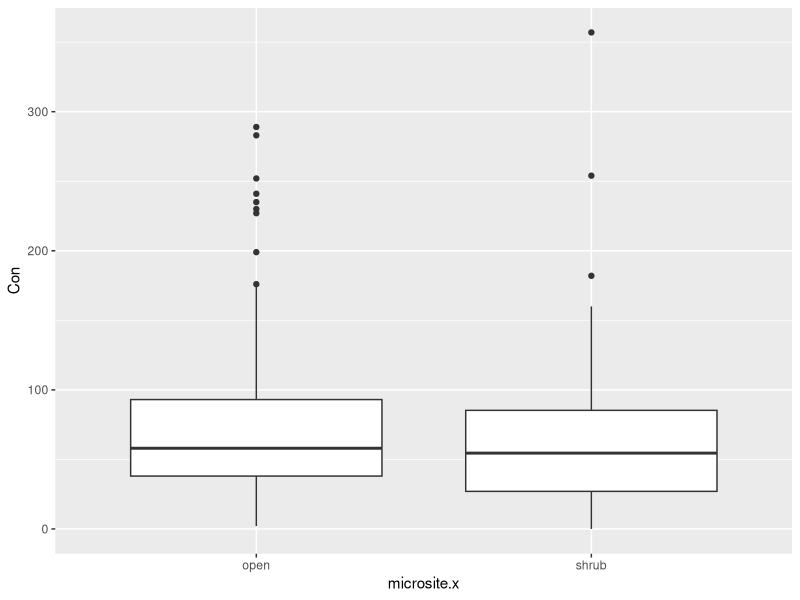
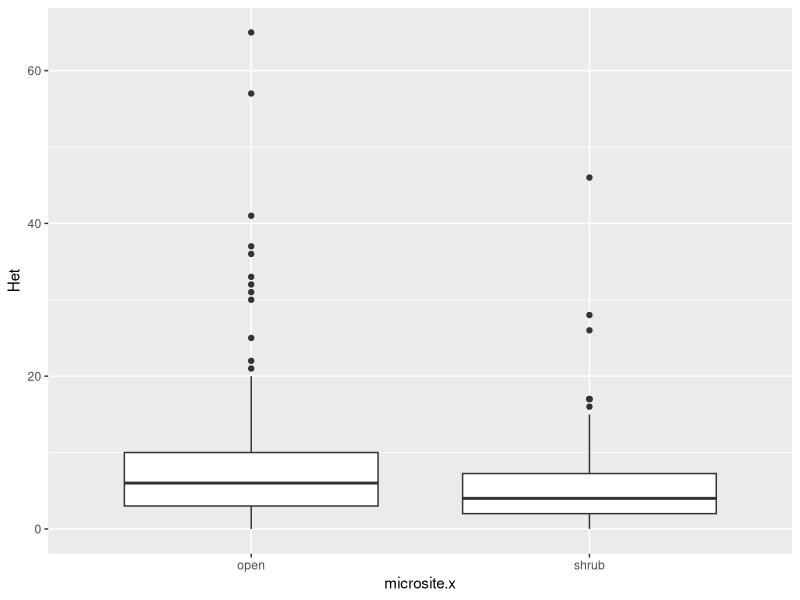
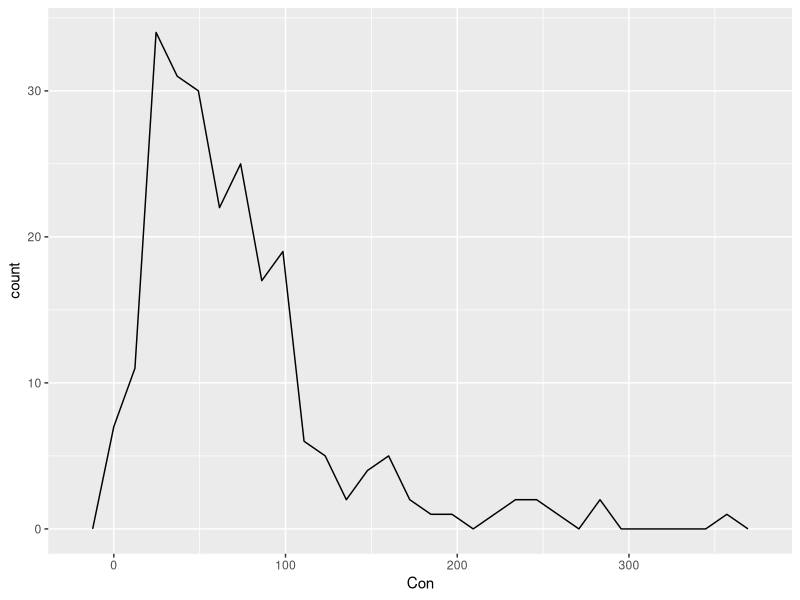

These charts were generated, in order, by the following R code: (Note: this script raises an error after producing the figures.)
#pollen counts & wrangling

library(ggplot2)
library(dplyr)
library(lme4)
library(cowplot)

counts <- read.csv("Clean Data/Pollen_Corrected.csv")
cov <- read.csv("Clean Data/pollen_cov.csv")
counts$X <- as.numeric(as.character(counts$X))   
counts <- counts %>% replace(is.na(.), 0)
counts <- counts %>% mutate(all.con = rowSums(.[5:18]))
counts <- select(counts, Rep:Het.Grains, all.con)                
counts.ag <- counts %>% group_by(Rep, Slide) %>% summarise(Het = sum(Het.Grains), Con = sum(all.con))             
counts.ag <- counts.ag %>% mutate(., microsite = ifelse(substr(Rep,start = 1, stop = 1) == "S", "shrub", "open"))
counts.ag$Flower <- substr(counts.ag$Slide, 1, 1)

sum(counts.ag$Con)
sum(counts.ag$Het)

counts.ag <- right_join(counts.ag, cov, by = "Rep")

ggplot(data =counts.ag,(aes(microsite.x, Con))) + geom_boxplot()
ggplot(data =counts.ag,(aes(microsite.x, Het))) + geom_boxplot()
t.test(counts.ag$Con ~ counts.ag$microsite.x)

ggplot(data = counts.ag, (aes(Con))) + geom_freqpoly()
shapiro.test(counts.ag$Con)

#m1 <- glmer.nb(Con ~ d.flowers + dN1 + (1|Flower/Rep), data = counts.ag)
#m2 <- glmer(Het ~ d.S + dN1 + (1|Flower/Rep), family = poisson(link = "log"), data = counts.ag)
#summary(m1)
#summary(m2)

counts.ag$Flower <- paste(counts.ag$Rep, counts.ag$Flower)
counts.ag$Sample <- paste(counts.ag$Slide, counts.ag$Rep)
counts.ag$d.S <- counts.ag$d.S %>% replace(is.na(.), 0)
#m1 <- glmer.nb(Con ~ d.flowers + dN1 + d.S + (1|Sample/Flower/Rep), data = counts.ag)
#summary(m1)

m2 <- MASS::glmmPQL(Con~dN1 + d.flowers + d.S, ~1|Sample/Flower/Rep, family = quasipoisson, data = counts.ag)
summary(m2)

car::Anova(m2, type = 2)

cor.test(counts.ag$Con, counts.ag$Het)

mean(counts.ag$d.S)
mean(counts.ag$dN1)
mean(counts.ag$d.flowers)

m3 <- MASS::glmmPQL(Het~dN1 + d.flowers + d.S, ~1|Sample/Flower/Rep, family = quasipoisson, data = counts.ag)
summary(m3)
car::Anova(m3, type = 2)

p3 <- ggplot(counts.ag, aes(dN1, Con)) + geom_point(shape = 1) + geom_smooth(colour = "black", size = 0.5) + geom_jitter(shape = 1) + theme_Publication() + xlab("Distance to Conspecific Neighbour") + ylab("Conspecific Pollen Deposition")


p4 <- ggplot(counts.ag, aes(d.S, Het)) + geom_point(shape = 1) + geom_smooth(colour = "black", size = 0.5) + geom_jitter(shape = 1) + theme_Publication() + xlab("Distance to Larrea tridentata") + ylab("Heterospecific Pollen Deposition")

plot_grid(p3, p4, labels = c("A", "B"), align = "h")
